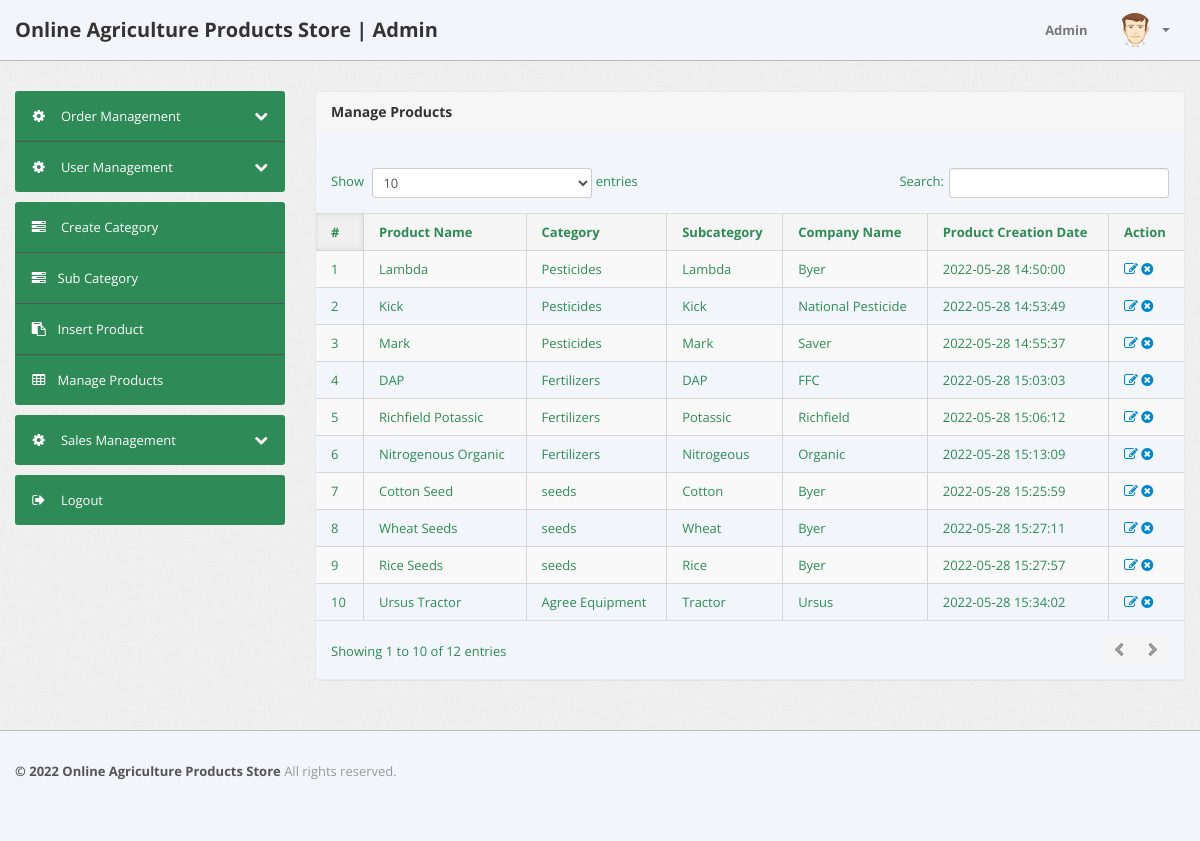
/admin/manage-products.php (signed in), run on the app's committed database.
### tables this page shows
CREATE TABLE `products` (
  `id` int(11) NOT NULL,
  `category` int(11) NOT NULL,
  `subCategory` int(11) DEFAULT NULL,
  `productName` varchar(255) DEFAULT NULL,
  `productCompany` varchar(255) DEFAULT NULL,
  `productPrice` int(11) DEFAULT NULL,
  `productPriceBeforeDiscount` int(11) DEFAULT NULL,
  `productDescription` longtext DEFAULT NULL,
  `productImage1` varchar(255) DEFAULT NULL,
  `productImage2` varchar(255) DEFAULT NULL,
  `productImage3` varchar(255) DEFAULT NULL,
  `shippingCharge` int(11) DEFAULT NULL,
  `productAvailability` varchar(255) DEFAULT NULL,
  `postingDate` timestamp NULL DEFAULT current_timestamp(),
  `updationDate` varchar(255) DEFAULT NULL
);

CREATE TABLE `category` (
  `id` int(11) NOT NULL,
  `categoryName` varchar(255) DEFAULT NULL,
  `categoryDescription` longtext DEFAULT NULL,
  `creationDate` timestamp NOT NULL DEFAULT current_timestamp(),
  `updationDate` varchar(255) DEFAULT NULL
);

CREATE TABLE `subcategory` (
  `id` int(11) NOT NULL,
  `categoryid` int(11) DEFAULT NULL,
  `subcategory` varchar(255) DEFAULT NULL,
  `creationDate` timestamp NULL DEFAULT current_timestamp(),
  `updationDate` varchar(255) DEFAULT NULL
);

### admin/manage-products.php (the view, shortened to what this page needs)
<?php
include('include/config.php');
if(strlen($_SESSION['alogin'])==0)
	{
header('location:index.php');
}
else{
?>
<!DOCTYPE html>
<html lang="en">
<head>
	<link type="text/css" href="bootstrap/css/bootstrap.min.css" rel="stylesheet">
	<link type="text/css" href="bootstrap/css/bootstrap-responsive.min.css" rel="stylesheet">
	<link type="text/css" href="css/theme.css" rel="stylesheet">
	<link type="text/css" href="images/icons/css/font-awesome.css" rel="stylesheet">
</head>
<body>
<?php include('include/header.php');?>
	<div class="wrapper">
		<div class="container">
			<div class="row">
<?php include('include/sidebar.php');?>
			<div class="span9">
					<div class="content">
	<div class="module">
							<div class="module-head">
								<h3>Manage Products</h3>
							</div>
							<div class="module-body table">
									<br />
								<table cellpadding="0" cellspacing="0" border="0" class="datatable-1 table table-bordered table-striped	 display" width="100%">
									<thead>
										<tr>
											<th>#</th>
											<th>Product Name</th>
											<th>Category </th>
											<th>Subcategory</th>
											<th>Company Name</th>
											<th>Product Creation Date</th>
											<th>Action</th>
										</tr>
									</thead>
									<tbody>
<?php $query=mysqli_query($con,"select products.*,category.categoryName,subcategory.subcategory from products join category on category.id=products.category join subcategory on subcategory.id=products.subCategory");
$cnt=1;
while($row=mysqli_fetch_array($query))
{
?>
										<tr>
											<td><?php echo htmlentities($cnt);?></td>
											<td><?php echo htmlentities($row['productName']);?></td>
											<td><?php echo htmlentities($row['categoryName']);?></td>
											<td> <?php echo htmlentities($row['subcategory']);?></td>
											<td><?php echo htmlentities($row['productCompany']);?></td>
											<td><?php echo htmlentities($row['postingDate']);?></td>
											<td>
											<a href="edit-products.php?id=<?php echo $row['id']?>" ><i class="icon-edit"></i></a>
											<a href="manage-products.php?id=<?php echo $row['id']?>&del=delete" onClick="return confirm('Are you sure you want to delete?')"><i class="icon-remove-sign"></i></a></td>
										</tr>
										<?php $cnt=$cnt+1; } ?>
								</table>
							</div>
						</div>
					</div>
				</div>
			</div>
		</div>
	</div>
<?php include('include/footer.php');?>
</body>
<?php } ?>

### admin/include/header.php (shortened to what this page needs)
<div class="navbar navbar-fixed-top">
		<div class="navbar-inner">
			<div class="container">
			  	<a class="brand" href="index.html">
			  		Online Agriculture Products Store  | Admin
			  	</a>
				<div class="nav-collapse collapse navbar-inverse-collapse">
					<ul class="nav pull-right">
						<li><a href="#">
							Admin
						</a></li>
						<li class="nav-user dropdown">
							<a href="#" class="dropdown-toggle" data-toggle="dropdown">
								<img src="images/user.png" class="nav-avatar" />
								<b class="caret"></b>
							</a>
						</li>
					</ul>
				</div>
			</div>
		</div>
	</div>

### admin/include/sidebar.php (shortened to what this page needs)
<div class="span3">
					<div class="sidebar">
<ul class="widget widget-menu unstyled">
							<li>
								<a class="collapsed" data-toggle="collapse" href="#togglePages">
									<i class="menu-icon icon-cog"></i>
									<i class="icon-chevron-down pull-right"></i><i class="icon-chevron-up pull-right"></i>
									Order Management
								</a>
							</li>
							<li>
								<a class="collapsed" data-toggle="collapse" href="#togglePages2">
									<i class="menu-icon icon-cog"></i>
									<i class="icon-chevron-down pull-right"></i><i class="icon-chevron-up pull-right"></i>
									User Management
								</a>
							</li>
						</ul>
						<ul class="widget widget-menu unstyled">
                                <li><a href="category.php"><i class="menu-icon icon-tasks"></i> Create Category </a></li>
                                <li><a href="subcategory.php"><i class="menu-icon icon-tasks"></i>Sub Category </a></li>
                                <li><a href="insert-product.php"><i class="menu-icon icon-paste"></i>Insert Product </a></li>
                                <li><a href="manage-products.php"><i class="menu-icon icon-table"></i>Manage Products </a></li>
                            </ul>
								<ul class="widget widget-menu unstyled">
							<li>
								<a class="collapsed" data-toggle="collapse" href="#togglesale">
									<i class="menu-icon icon-cog"></i>
									<i class="icon-chevron-down pull-right"></i><i class="icon-chevron-up pull-right"></i>
									Sales Management
								</a>
							</li>
						</ul>
						<ul class="widget widget-menu unstyled">
							<li>
								<a href="logout.php">
									<i class="menu-icon icon-signout"></i>
									Logout
								</a>
							</li>
						</ul>
					</div>
				</div>

### admin/include/footer.php
<div class="footer">
	<div class="container">
		<b class="copyright">&copy; 2022 Online Agriculture Products Store  </b> All rights reserved.
	</div>
</div>

### data on the page
products: productName "Lambda", category.categoryName "Pesticides", subcategory.subcategory "Lambda", productCompany "Byer", postingDate "2022-05-28 14:50:00"
products: productName "Kick", category.categoryName "Pesticides", subcategory.subcategory "Kick", productCompany "National Pesticide", postingDate "2022-05-28 14:53:49"
products: productName "Mark", category.categoryName "Pesticides", subcategory.subcategory "Mark", productCompany "Saver", postingDate "2022-05-28 14:55:37"
products: productName "DAP", category.categoryName "Fertilizers", subcategory.subcategory "DAP", productCompany "FFC", postingDate "2022-05-28 15:03:03"
products: productName "Richfield Potassic", category.categoryName "Fertilizers", subcategory.subcategory "Potassic", productCompany "Richfield", postingDate "2022-05-28 15:06:12"
products: productName "Nitrogenous Organic", category.categoryName "Fertilizers", subcategory.subcategory "Nitrogeous", productCompany "Organic", postingDate "2022-05-28 15:13:09"
products: productName "Cotton Seed", category.categoryName "seeds", subcategory.subcategory "Cotton", productCompany "Byer", postingDate "2022-05-28 15:25:59"
products: productName "Wheat Seeds", category.categoryName "seeds", subcategory.subcategory "Wheat", productCompany "Byer", postingDate "2022-05-28 15:27:11"
products: productName "Rice Seeds", category.categoryName "seeds", subcategory.subcategory "Rice", productCompany "Byer", postingDate "2022-05-28 15:27:57"
products: productName "Ursus Tractor", category.categoryName "Agree Equipment", subcategory.subcategory "Tractor", productCompany "Ursus", postingDate "2022-05-28 15:34:02"
